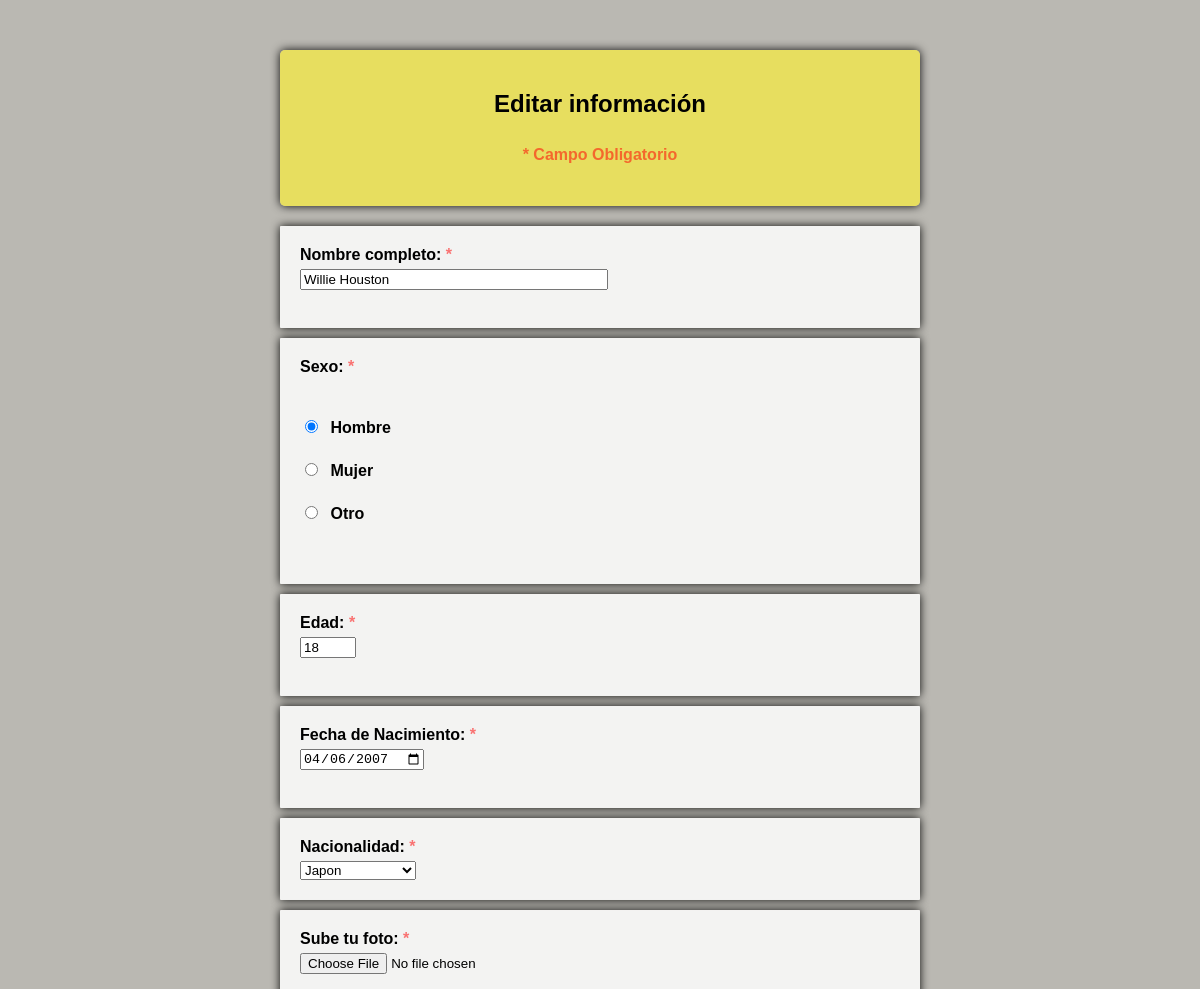
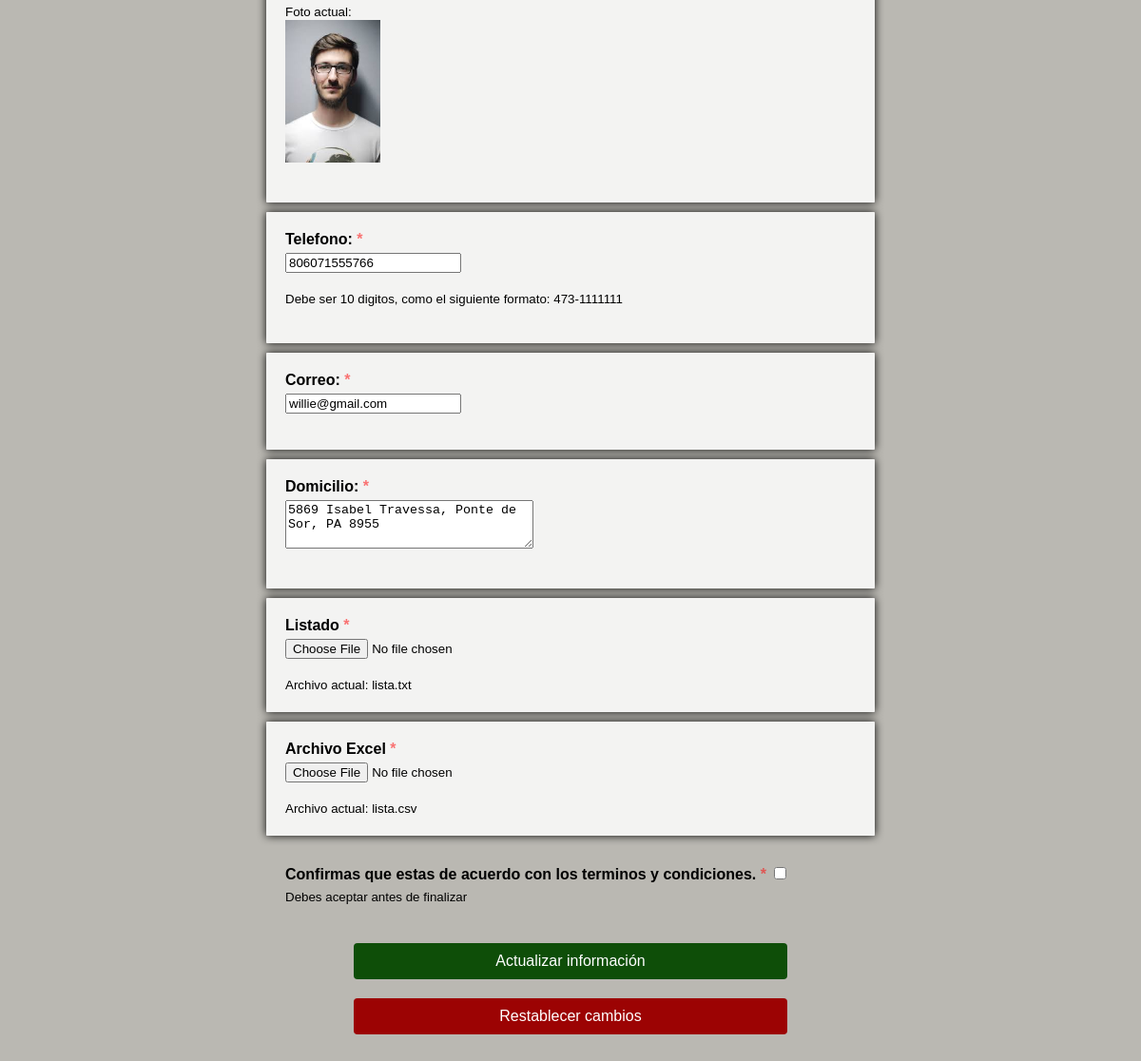
The app's page /editar_formulario.php?id=1 with its own data (2 pictures, top to bottom).
### tables this page shows
CREATE TABLE `student` (
  `id_students` int(11) NOT NULL AUTO_INCREMENT,
  `nombre` varchar(50) NOT NULL,
  `id_sexo` int(11) DEFAULT NULL,
  `especifique` varchar(255) DEFAULT '',
  `edad` int(3) NOT NULL,
  `nacimiento` date NOT NULL,
  `id_paises` int(11) DEFAULT NULL,
  `telefono` varchar(13) NOT NULL,
  `correo` varchar(50) NOT NULL,
  `domicilio` varchar(255) NOT NULL,
  `foto` varchar(255) NOT NULL,
  `lista` varchar(255) NOT NULL,
  `excel` varchar(255) NOT NULL,
  PRIMARY KEY (`id_students`),
  KEY `id_paises` (`id_paises`),
  KEY `id_sexo` (`id_sexo`),
  CONSTRAINT `student_ibfk_1` FOREIGN KEY (`id_paises`) REFERENCES `paises` (`id_paises`) ON DELETE CASCADE ON UPDATE CASCADE,
  CONSTRAINT `student_ibfk_2` FOREIGN KEY (`id_sexo`) REFERENCES `sexo` (`id_sexo`) ON DELETE CASCADE ON UPDATE CASCADE
);

### editar_formulario.php (the view, shortened to what this page needs)
<?php
require_once 'conn.php';
$conn = new mysqli($servername, $username, $password, $dbname, $port);
$conn->set_charset("utf8mb4");
$student_id = isset($_GET['id']) ? intval($_GET['id']) : 0;
$sql = "SELECT * FROM student WHERE id_students = $student_id";
$result = $conn->query($sql);
$student = $result->fetch_assoc();
$sexo_map = [
    1 => 'Hombre',
    2 => 'Mujer',
    3 => 'Otro'
];
$paises_map = [
    1 => 'Alemania',
    2 => 'Brazil',
    3 => 'Canada',
    4 => 'China',
    5 => 'Estados Unidos',
    6 => 'India',
    7 => 'Indonesia',
    8 => 'Japon',
    9 => 'Mexico',
    10 => 'Rusia'
];
$sexo_valor = $sexo_map[$student['id_sexo']] ?? 'Hombre';
$pais_valor = $paises_map[$student['id_paises']] ?? 'Mexico';
$especifique_valor = $student['especifique'] ?? "";
?>
<!DOCTYPE html>
<html lang="es">
<head>
    <link rel="stylesheet" href="style.css" media="screen" />
</head>
<body>
    <form action="actualizar_formulario.php" method="post" enctype="multipart/form-data" autocomplete="off"
        class="needs-validation" novalidate>
        <div class="form-container">
            <h2>Editar información</h2>
            <h2><span class="error">* Campo Obligatorio</span></h2>
        </div>
        <div class="form-box">
            <label for="nombre">
                Nombre completo: <span class="error">*</span><br /></label>
            <input type="text" class="form-control" id="nombre" name="nombre"
                value="<?php echo htmlspecialchars($student['nombre']); ?>" required /><br /><br />
        </div>
        <div class="form-box">
            <label for="sexo"> Sexo: <span class="error">*</span><br /></label>
            <br /><br />
            <label class="radio-label">
                <input type="radio" id="S1" name="sexo" value="Hombre" <?php echo ($sexo_valor == 'Hombre') ? 'checked' : ''; ?> required />
                <span class="radio-text">Hombre</span> </label><br />
            <label class="radio-label">
                <input type="radio" id="S2" name="sexo" value="Mujer" <?php echo ($sexo_valor == 'Mujer') ? 'checked' : ''; ?> />
                <span class="radio-text">Mujer</span> </label><br />
            <label class="radio-label">
                <input type="radio" id="S3" name="sexo" value="Otro" <?php echo ($sexo_valor == 'Otro') ? 'checked' : ''; ?> />
                <span class="radio-text">Otro</span> </label><br />
                name="especifique" value="<?php echo htmlspecialchars($especifique_valor); ?>" <?php echo ($sexo_valor == 'Otro') ? 'required' : ''; ?> /><br />
        </div>
        <div class="form-box">
            <label for="age"> Edad: <span class="error">*</span><br /></label>
            <input type="number" id="age" name="age" min="1" max="99" value="<?php echo $student['edad']; ?>"
                required /><br /><br />
        </div>
        <div class="form-box">
            <label for="bday">
                Fecha de Nacimiento: <span class="error">*</span><br /></label>
            <input type="date" id="bday" name="bday" value="<?php echo $student['nacimiento']; ?>"
                required /><br /><br />
        </div>
        <div class="form-box">
            <label for="country" class="col-sm-3 control-label">Nacionalidad: <span class="error">*</span><br /></label>
            <div class="col-12">
                <select id="country" name="country" class="form-control">
                    <option value="Japon" <?php echo ($pais_valor == 'Japon') ? 'selected' : ''; ?>>Japon</option>
                </select>
            </div>
        </div>
        <div class="form-box">
            <label for="photo">
                Sube tu foto: <span class="error">*</span><br />
            </label>
            <input type="file" id="photo" name="photo" accept="image/*" /><br /><br />
            <small>Foto actual:</small><br />
            <img src="<?php echo $student['foto']; ?>" alt="Foto actual" width="100" height="150" /><br /><br />
        </div>
        <div class="form-box">
            <label for="phone"> Telefono: <span class="error">*</span><br /></label>
            <input type="tel" id="phone" name="phone" placeholder="000-0000000" pattern="[0-9]{3}-[0-9]{7}"
                maxlength="11" value="<?php echo htmlspecialchars($student['telefono']); ?>" required /><br /><br />
            <small>Debe ser 10 digitos, como el siguiente formato: 473-1111111</small><br /><br />
        </div>
        <div class="form-box">
            <label for="correo"> Correo: <span class="error">*</span><br /></label>
            <input type="email" id="correo" name="correo" placeholder="ejemplo@hotmail.com" aria-label="correo"
                aria-describedby="basic-addon1" value="<?php echo htmlspecialchars($student['correo']); ?>"
                required /><br /><br />
        </div>
        <div class="form-box">
            <label for="domicilio">
                Domicilio: <span class="error">*</span><br />
            </label>
            <textarea id="domicilio" name="domicilio" rows="3" cols="30"
                required><?php echo htmlspecialchars($student['domicilio']); ?></textarea><br /><br />
        </div>
        <div class="form-box">
            <label for="list"> Listado <span class="error">*</span><br /> </label>
            <input type="file" id="list" name="list" accept=".txt" /><br /><br />
            <small>Archivo actual: <?php echo basename($student['lista']); ?></small>
        </div>
        <div class="form-box">
            <label for="excel">
                Archivo Excel <span class="error">*</span><br />
            </label>
            <input type="file" id="excel" name="excel" accept=".xlsx, .csv" /><br /><br />
            <small>Archivo actual: <?php echo basename($student['excel']); ?></small>
        </div>
        <div class="col-12">
            <div class="form-check">
                <label class="form-check-label" for="invalidCheck">
                    Confirmas que estas de acuerdo con los terminos y condiciones.
                    <span class="error">*</span>
                    <input class="form-check-input" type="checkbox" value="" id="invalidCheck" required />
                </label>
                <small>Debes aceptar antes de finalizar </small>
            </div>
        </div>
        <input type="submit" value="Actualizar información" />
        <input type="reset" value="Restablecer cambios" />
    </form>
    <br /><br />
</body>
</html>

### style.css (style rules this page uses)
#nombre { width: 300px; }
body { font-family: Arial, sans-serif; margin: 10px; padding: 20px; background-color: #99968dab; }
.form-container { max-width: 600px; margin: 20px auto; padding: 20px; background-color: rgba(233, 224, 93, 0.973); border-radius: 5px; box-shadow: 0 0 10px rgba(0, 0, 0, 0.959); text-align: center; }
.form-box { max-width: 600px; margin: 10px auto; padding: 20px; background-color: rgba(255, 255, 255, 0.829); border-radius: 1px; box-shadow: 0 0 10px rgba(0, 0, 0, 0.973); text-align: justify; }
h2 { text-align: center; color: #000000; }
.form-check { max-width: 600px; margin: 10px auto; padding: 20px; background-color: rgba(255, 255, 255, 0); border-radius: 1px; box-shadow: 0 0 10px rgba(0, 0, 0, 0); text-align: justify; }
label { display: block; margin-bottom: 5px; font-weight: bold; }
.radio-label input[type="radio"] { margin-right: 8px; }
.radio-text { cursor: pointer; }
input[type="submit"] { display: block; margin: 20px auto; width: 40%; padding: 10px; background-color: #0e4e08; color: rgb(255, 255, 255); border: none; border-radius: 4px; box-shadow: 0 0 10px #51b815(0, 0, 0, 1); cursor: pointer; font-size: 16px; text-align: center; }
input[type="reset"] { display: block; margin: 20px auto; width: 40%; padding: 10px; background-color: #9c0303; color: rgb(255, 255, 255); border: none; border-radius: 4px; box-shadow: 0 0 10px #c45b5b(0, 0, 0, 1); cursor: pointer; font-size: 16px; text-align: center; }
.error { color: rgba(255, 0, 0, 0.534); margin-bottom: 15px; font-size: medium; }

### records on screen
student: nombre "Willie Houston", id_sexo "☑ Hombre", id_sexo "☐ Mujer", id_sexo "☐ Otro", age "18", bday "04/06/2007", country "Japon", foto (picture), phone "806071555766", correo "willie@gmail.com", domicilio "5869 Isabel Travessa, Ponte de Sor, PA 8955", lista "lista.txt", excel "lista.csv"
